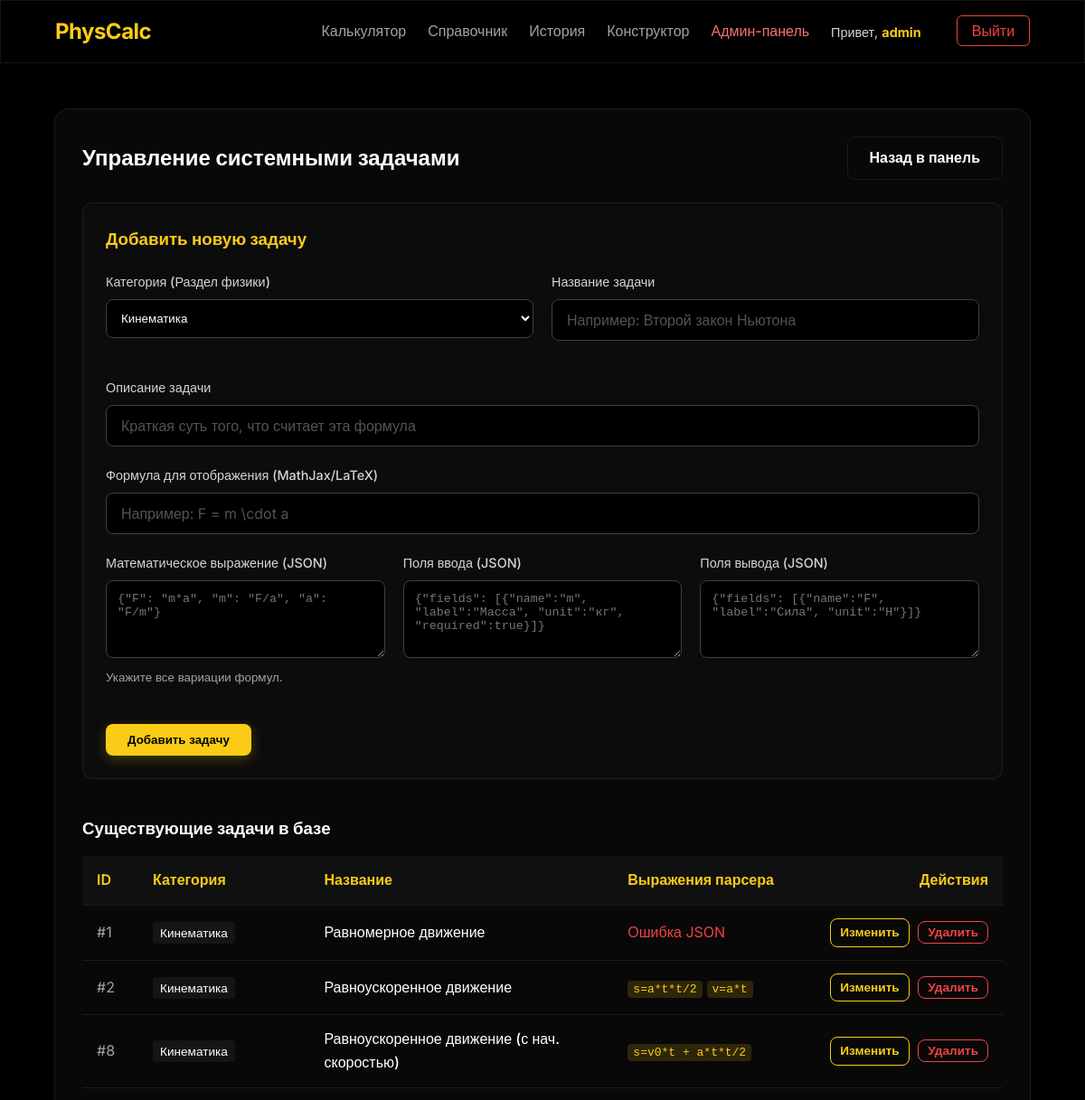
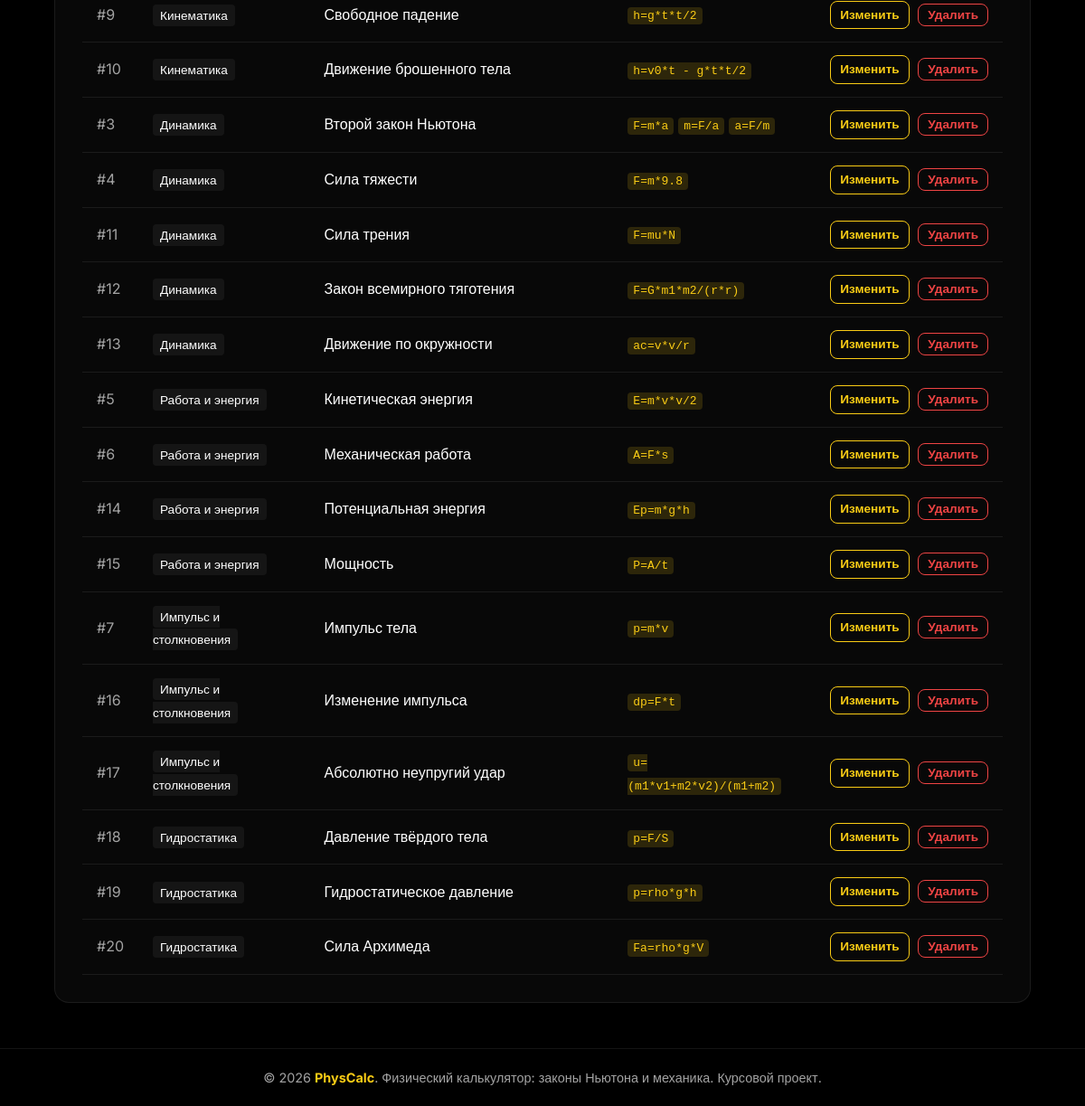
Screenshot of /admin/problems.php (signed in) with the database file from the repository (2 pictures, top to bottom).
### tables this page shows
CREATE TABLE IF NOT EXISTS problem_types (
    id INT AUTO_INCREMENT PRIMARY KEY,
    category_id INT NOT NULL,
    name VARCHAR(100) NOT NULL,
    description TEXT,
    formula_text TEXT,
    formula_expression TEXT,
    input_fields JSON,
    output_fields JSON,
    schema_type VARCHAR(50) DEFAULT NULL,  
    sort_order INT DEFAULT 0,
    FOREIGN KEY (category_id) REFERENCES problem_categories(id) ON DELETE CASCADE
);

CREATE TABLE IF NOT EXISTS problem_categories (
    id INT AUTO_INCREMENT PRIMARY KEY,
    name VARCHAR(100) NOT NULL,
    description TEXT,
    sort_order INT DEFAULT 0
);

### admin/problems.php (the view, shortened to what this page needs)
<?php
require_once __DIR__ . '/../includes/db.php';
$categories = $pdo->query("SELECT * FROM problem_categories ORDER BY sort_order")->fetchAll();
$problems = $pdo->query("
    SELECT pt.*, pc.name as cat_name
    FROM problem_types pt
    JOIN problem_categories pc ON pt.category_id = pc.id
    ORDER BY pc.sort_order, pt.sort_order
")->fetchAll();
$editData = null;
require_once __DIR__ . '/../includes/header.php';
?>
<div class="glass-panel" style="padding: 30px; width: 100%; max-width: 1200px; margin: 0 auto;">
    <div style="display: flex; justify-content: space-between; align-items: center; margin-bottom: 25px; flex-wrap: wrap; gap: 15px;">
        <h2>Управление системными задачами</h2>
        <a href="/admin/index.php" class="btn btn-secondary">Назад в панель</a>
    </div>
    <div style="background: rgba(255,255,255,0.02); padding: 25px; border-radius: 12px; border: 1px solid var(--glass-border); margin-bottom: 40px;">
        <h3 style="margin-bottom: 20px; color: var(--primary-color);">
            <?= $editData ? 'Редактировать задачу ID: ' . $editData['id'] : 'Добавить новую задачу' ?>
        </h3>
        <form method="POST" action="/admin/problems.php" class="form-modern">
            <div style="display: grid; grid-template-columns: repeat(auto-fit, minmax(250px, 1fr)); gap: 20px; margin-bottom: 20px;">
                <div class="form-group">
                    <label>Категория (Раздел физики)</label>
                    <select name="category_id" required style="width: 100%; padding: 12px; background: #000; color: #fff; border: 1px solid #3f3f46; border-radius: 8px;">
                        <?php foreach ($categories as $cat): ?>
                            <option value="<?= $cat['id'] ?>" <?= ($editData && $editData['category_id'] == $cat['id']) ? 'selected' : '' ?>>
                                <?= htmlspecialchars($cat['name']) ?>
                            </option>
                        <?php endforeach; ?>
                    </select>
                </div>
                <div class="form-group">
                    <label>Название задачи</label>
                    <input type="text" name="name" required value="<?= $editData ? htmlspecialchars($editData['name']) : '' ?>" placeholder="Например: Второй закон Ньютона">
                </div>
            </div>
            <div class="form-group">
                <label>Описание задачи</label>
                <input type="text" name="description" required value="<?= $editData ? htmlspecialchars($editData['description']) : '' ?>" placeholder="Краткая суть того, что считает эта формула">
            </div>
            <div class="form-group">
                <label>Формула для отображения (MathJax/LaTeX)</label>
                <input type="text" name="formula_text" required value="<?= $editData ? htmlspecialchars($editData['formula_text']) : '' ?>" placeholder="Например: F = m \cdot a">
            </div>
            <div style="display: grid; grid-template-columns: repeat(auto-fit, minmax(300px, 1fr)); gap: 20px;">
                <div class="form-group">
                    <label>Математическое выражение (JSON)</label>
                    <textarea name="formula_expression" required rows="4" style="width: 100%; padding: 12px; background: #000; color: var(--primary-color); border: 1px solid #3f3f46; border-radius: 8px; font-family: monospace;" placeholder='{"F": "m*a", "m": "F/a", "a": "F/m"}'><?= $editData ? htmlspecialchars($editData['formula_expression']) : '' ?></textarea>
                    <small style="color: var(--text-secondary);">Укажите все вариации формул.</small>
                </div>
                <div class="form-group">
                    <label>Поля ввода (JSON)</label>
                    <textarea name="input_fields" required rows="4" style="width: 100%; padding: 12px; background: #000; color: #6ee7b7; border: 1px solid #3f3f46; border-radius: 8px; font-family: monospace;" placeholder='{"fields": [{"name":"m", "label":"Масса", "unit":"кг", "required":true}]}'><?= $editData ? htmlspecialchars($editData['input_fields']) : '' ?></textarea>
                </div>
                <div class="form-group">
                    <label>Поля вывода (JSON)</label>
                    <textarea name="output_fields" required rows="4" style="width: 100%; padding: 12px; background: #000; color: #6ee7b7; border: 1px solid #3f3f46; border-radius: 8px; font-family: monospace;" placeholder='{"fields": [{"name":"F", "label":"Сила", "unit":"Н"}]}'><?= $editData ? htmlspecialchars($editData['output_fields']) : '' ?></textarea>
                </div>
            </div>
            <div style="display: flex; gap: 15px; margin-top: 20px;">
                <button type="submit" class="btn btn-primary"><?= $editData ? 'Сохранить изменения' : 'Добавить задачу' ?></button>
            </div>
        </form>
    </div>
    <h3>Существующие задачи в базе</h3>
    <div style="overflow-x: auto;">
        <table class="glass-table" style="min-width: 900px; margin-top: 15px;">
            <thead>
                <tr>
                    <th style="width: 50px;">ID</th>
                    <th>Категория</th>
                    <th>Название</th>
                    <th>Выражения парсера</th>
                    <th style="text-align: right;">Действия</th>
                </tr>
            </thead>
            <tbody>
                <?php foreach($problems as $p): ?>
                    <tr>
                        <td style="color: var(--text-secondary);">#<?= $p['id'] ?></td>
                        <td><span style="background: rgba(255,255,255,0.05); padding: 4px 8px; border-radius: 4px; font-size: 0.85rem;"><?= htmlspecialchars($p['cat_name']) ?></span></td>
                        <td style="font-weight: 500; color: #fff;"><?= htmlspecialchars($p['name']) ?></td>
                        <td>
                            <?php
                                $expr = json_decode($p['formula_expression'], true);
                                if (is_array($expr)) {
                                    foreach ($expr as $k => $v) {
                                        echo "<code style='margin-right: 5px;'>{$k}={$v}</code>";
                                    }
                                } else {
                                    echo "<span style='color: #ef4444;'>Ошибка JSON</span>";
                                }
                            ?>
                        </td>
                        <td style="text-align: right; white-space: nowrap;">
                            <a href="/admin/problems.php?edit_id=<?= $p['id'] ?>" class="btn" style="background: transparent; border: 1px solid var(--primary-color); color: var(--primary-color); padding: 4px 10px; font-size: 0.85rem; margin-right: 5px;">Изменить</a>
                            <form method="POST" style="display: inline-block;" onsubmit="return confirm('Удалить задачу? Это приведет к удалению всех пользовательских задач, связанных с ней!');">
                                <button type="submit" class="btn" style="background: transparent; border: 1px solid #ef4444; color: #ef4444; padding: 4px 10px; font-size: 0.85rem;">Удалить</button>
                            </form>
                        </td>
                    </tr>
                <?php endforeach; ?>
            </tbody>
        </table>
    </div>
</div>
<?php require_once __DIR__ . '/../includes/footer.php'; ?>

### css/style.css (style rules this page uses)
:root { --primary-color: #facc15; --primary-hover: #eab308; --secondary-color: #262626; --bg-color: #000000; --panel-bg: #0a0a0a; --glass-bg: rgba(10, 10, 10, 0.8); --glass-border: rgba(255, 255, 255, 0.08); --glass-shadow: 0 8px 32px 0 rgba(0, 0, 0, 0.9); --text-primary: #ffffff; --text-secondary: #a3a3a3; --accent-glow: rgba(250, 204, 21, 0.25); }
* { margin: 0; padding: 0; box-sizing: border-box; }
body { font-family: 'Inter', sans-serif; background-color: var(--bg-color); color: var(--text-primary); display: flex; flex-direction: column; min-height: 100vh; line-height: 1.6; }
.glass-panel { background: var(--glass-bg); backdrop-filter: blur(12px); -webkit-backdrop-filter: blur(12px); border: 1px solid var(--glass-border); border-radius: 16px; box-shadow: var(--glass-shadow); }
.btn { display: inline-block; padding: 10px 24px; border-radius: 8px; font-weight: 600; text-decoration: none; transition: all 0.3s ease; cursor: pointer; border: none; text-align: center; }
.btn-primary { background-color: var(--primary-color); color: #000000 !important; box-shadow: 0 4px 14px 0 var(--accent-glow); }
.btn-secondary { background-color: transparent; color: var(--text-primary); border: 1px solid var(--glass-border); }
.form-group { margin-bottom: 20px; text-align: left; }
.form-group label { display: block; margin-bottom: 8px; font-size: 0.9rem; font-weight: 500; color: #d4d4d8; }
.form-modern input { width: 100%; padding: 12px 16px; background: #000000; border: 1px solid #3f3f46; border-radius: 8px; color: #ffffff; font-family: inherit; font-size: 1rem; transition: all 0.3s ease; }
.form-modern input::placeholder { color: #52525b; }
.glass-table { width: 100%; border-collapse: collapse; margin-top: 15px; color: var(--text-primary); }
.glass-table th, .glass-table td { padding: 14px 16px; border-bottom: 1px solid var(--glass-border); text-align: left; }
.glass-table th { font-weight: 600; color: var(--primary-color); background: rgba(255, 255, 255, 0.03); }
.glass-table code { background: rgba(250, 204, 21, 0.15); padding: 2px 6px; border-radius: 4px; font-family: monospace; color: var(--primary-color); }

### rows the page displays
problem_types: id "1", category.name "Кинематика", name "Равномерное движение", shows "Ошибка JSON"
problem_types: id "2", category.name "Кинематика", name "Равноускоренное движение", k "s", formula_expression "a*t*t/2", k "v", formula_expression "a*t"
problem_types: id "8", category.name "Кинематика", name "Равноускоренное движение (с нач. скоростью)", k "s", formula_expression "v0*t + a*t*t/2"
problem_types: id "9", category.name "Кинематика", name "Свободное падение", k "h", formula_expression "g*t*t/2"
problem_types: id "10", category.name "Кинематика", name "Движение брошенного тела", k "h", formula_expression "v0*t - g*t*t/2"
problem_types: id "3", category.name "Динамика", name "Второй закон Ньютона", k "F", formula_expression "m*a", k "m", formula_expression "F/a", k "a", formula_expression "F/m"
problem_types: id "4", category.name "Динамика", name "Сила тяжести", k "F", formula_expression "m*9.8"
problem_types: id "11", category.name "Динамика", name "Сила трения", k "F", formula_expression "mu*N"
problem_types: id "12", category.name "Динамика", name "Закон всемирного тяготения", k "F", formula_expression "G*m1*m2/(r*r)"
problem_types: id "13", category.name "Динамика", name "Движение по окружности", k "ac", formula_expression "v*v/r"
problem_types: id "5", category.name "Работа и энергия", name "Кинетическая энергия", k "E", formula_expression "m*v*v/2"
problem_types: id "6", category.name "Работа и энергия", name "Механическая работа", k "A", formula_expression "F*s"
problem_types: id "14", category.name "Работа и энергия", name "Потенциальная энергия", k "Ep", formula_expression "m*g*h"
problem_types: id "15", category.name "Работа и энергия", name "Мощность", k "P", formula_expression "A/t"
problem_types: id "7", category.name "Импульс и столкновения", name "Импульс тела", k "p", formula_expression "m*v"
problem_types: id "16", category.name "Импульс и столкновения", name "Изменение импульса", k "dp", formula_expression "F*t"
problem_types: id "17", category.name "Импульс и столкновения", name "Абсолютно неупругий удар", k "u", formula_expression "(m1*v1+m2*v2)/(m1+m2)"
problem_types: id "18", category.name "Гидростатика", name "Давление твёрдого тела", k "p", formula_expression "F/S"
problem_types: id "19", category.name "Гидростатика", name "Гидростатическое давление", k "p", formula_expression "rho*g*h"
problem_types: id "20", category.name "Гидростатика", name "Сила Архимеда", k "Fa", formula_expression "rho*g*V"

### other values shown
$username "admin"
form field category_id "Кинематика"
